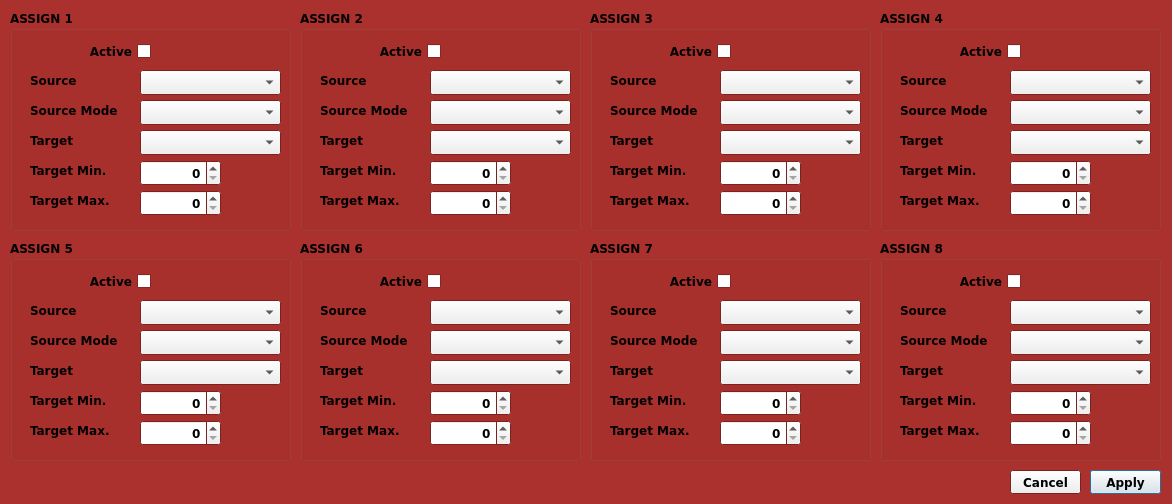
<?xml version="1.0" encoding="UTF-8"?>
<ui version="4.0">
 <class>BossRc500AssignDialog</class>
 <widget class="QDialog" name="BossRc500AssignDialog">
  <property name="geometry">
   <rect>
    <x>0</x>
    <y>0</y>
    <width>1172</width>
    <height>504</height>
   </rect>
  </property>
  <property name="palette">
   <palette>
    <active>
     <colorrole role="Base">
      <brush brushstyle="SolidPattern">
       <color alpha="255">
        <red>255</red>
        <green>255</green>
        <blue>255</blue>
       </color>
      </brush>
     </colorrole>
     <colorrole role="Window">
      <brush brushstyle="SolidPattern">
       <color alpha="255">
        <red>170</red>
        <green>49</green>
        <blue>45</blue>
       </color>
      </brush>
     </colorrole>
    </active>
    <inactive>
     <colorrole role="Base">
      <brush brushstyle="SolidPattern">
       <color alpha="255">
        <red>255</red>
        <green>255</green>
        <blue>255</blue>
       </color>
      </brush>
     </colorrole>
     <colorrole role="Window">
      <brush brushstyle="SolidPattern">
       <color alpha="255">
        <red>170</red>
        <green>49</green>
        <blue>45</blue>
       </color>
      </brush>
     </colorrole>
    </inactive>
    <disabled>
     <colorrole role="Base">
      <brush brushstyle="SolidPattern">
       <color alpha="255">
        <red>170</red>
        <green>49</green>
        <blue>45</blue>
       </color>
      </brush>
     </colorrole>
     <colorrole role="Window">
      <brush brushstyle="SolidPattern">
       <color alpha="255">
        <red>170</red>
        <green>49</green>
        <blue>45</blue>
       </color>
      </brush>
     </colorrole>
    </disabled>
   </palette>
  </property>
  <property name="font">
   <font>
    <family>Bitstream Vera Sans</family>
    <weight>75</weight>
    <bold>true</bold>
   </font>
  </property>
  <property name="windowTitle">
   <string>Dialog</string>
  </property>
  <widget class="QGroupBox" name="gp_Assign1">
   <property name="geometry">
    <rect>
     <x>10</x>
     <y>10</y>
     <width>281</width>
     <height>221</height>
    </rect>
   </property>
   <property name="title">
    <string>ASSIGN 1</string>
   </property>
   <widget class="QCheckBox" name="assign1_Assign">
    <property name="geometry">
     <rect>
      <x>10</x>
      <y>30</y>
      <width>131</width>
      <height>23</height>
     </rect>
    </property>
    <property name="layoutDirection">
     <enum>Qt::RightToLeft</enum>
    </property>
    <property name="text">
     <string>Active</string>
    </property>
   </widget>
   <widget class="QLabel" name="label_assign1_Source">
    <property name="geometry">
     <rect>
      <x>20</x>
      <y>60</y>
      <width>101</width>
      <height>21</height>
     </rect>
    </property>
    <property name="text">
     <string>Source</string>
    </property>
   </widget>
   <widget class="QComboBox" name="assign1_Source">
    <property name="geometry">
     <rect>
      <x>130</x>
      <y>60</y>
      <width>141</width>
      <height>25</height>
     </rect>
    </property>
   </widget>
   <widget class="QComboBox" name="assign1_SourceMode">
    <property name="geometry">
     <rect>
      <x>130</x>
      <y>90</y>
      <width>141</width>
      <height>25</height>
     </rect>
    </property>
   </widget>
   <widget class="QLabel" name="label_assign1_SourceMode">
    <property name="geometry">
     <rect>
      <x>20</x>
      <y>90</y>
      <width>101</width>
      <height>21</height>
     </rect>
    </property>
    <property name="text">
     <string>Source Mode</string>
    </property>
   </widget>
   <widget class="QLabel" name="label_assign1_Target">
    <property name="geometry">
     <rect>
      <x>20</x>
      <y>120</y>
      <width>101</width>
      <height>21</height>
     </rect>
    </property>
    <property name="text">
     <string>Target</string>
    </property>
   </widget>
   <widget class="QComboBox" name="assign1_Target">
    <property name="geometry">
     <rect>
      <x>130</x>
      <y>120</y>
      <width>141</width>
      <height>25</height>
     </rect>
    </property>
   </widget>
   <widget class="QLabel" name="label_assign1_TargetMin">
    <property name="geometry">
     <rect>
      <x>20</x>
      <y>150</y>
      <width>101</width>
      <height>21</height>
     </rect>
    </property>
    <property name="text">
     <string>Target Min.</string>
    </property>
   </widget>
   <widget class="QLabel" name="label_assign1_TargetMax">
    <property name="geometry">
     <rect>
      <x>20</x>
      <y>180</y>
      <width>101</width>
      <height>21</height>
     </rect>
    </property>
    <property name="text">
     <string>Target Max.</string>
    </property>
   </widget>
   <widget class="QSpinBox" name="assign1_TargetMin">
    <property name="geometry">
     <rect>
      <x>130</x>
      <y>150</y>
      <width>81</width>
      <height>26</height>
     </rect>
    </property>
    <property name="alignment">
     <set>Qt::AlignRight|Qt::AlignTrailing|Qt::AlignVCenter</set>
    </property>
   </widget>
   <widget class="QSpinBox" name="assign1_TargetMax">
    <property name="geometry">
     <rect>
      <x>130</x>
      <y>180</y>
      <width>81</width>
      <height>26</height>
     </rect>
    </property>
    <property name="alignment">
     <set>Qt::AlignRight|Qt::AlignTrailing|Qt::AlignVCenter</set>
    </property>
   </widget>
  </widget>
  <widget class="QGroupBox" name="gp_Assign2">
   <property name="geometry">
    <rect>
     <x>300</x>
     <y>10</y>
     <width>281</width>
     <height>221</height>
    </rect>
   </property>
   <property name="title">
    <string>ASSIGN 2</string>
   </property>
   <widget class="QCheckBox" name="assign2_Assign">
    <property name="geometry">
     <rect>
      <x>10</x>
      <y>30</y>
      <width>131</width>
      <height>23</height>
     </rect>
    </property>
    <property name="layoutDirection">
     <enum>Qt::RightToLeft</enum>
    </property>
    <property name="text">
     <string>Active</string>
    </property>
   </widget>
   <widget class="QLabel" name="label_assign2_Source">
    <property name="geometry">
     <rect>
      <x>20</x>
      <y>60</y>
      <width>101</width>
      <height>21</height>
     </rect>
    </property>
    <property name="text">
     <string>Source</string>
    </property>
   </widget>
   <widget class="QComboBox" name="assign2_Source">
    <property name="geometry">
     <rect>
      <x>130</x>
      <y>60</y>
      <width>141</width>
      <height>25</height>
     </rect>
    </property>
   </widget>
   <widget class="QComboBox" name="assign2_SourceMode">
    <property name="geometry">
     <rect>
      <x>130</x>
      <y>90</y>
      <width>141</width>
      <height>25</height>
     </rect>
    </property>
   </widget>
   <widget class="QLabel" name="label_assign2_SourceMode">
    <property name="geometry">
     <rect>
      <x>20</x>
      <y>90</y>
      <width>101</width>
      <height>21</height>
     </rect>
    </property>
    <property name="text">
     <string>Source Mode</string>
    </property>
   </widget>
   <widget class="QLabel" name="label_assign2_Target">
    <property name="geometry">
     <rect>
      <x>20</x>
      <y>120</y>
      <width>101</width>
      <height>21</height>
     </rect>
    </property>
    <property name="text">
     <string>Target</string>
    </property>
   </widget>
   <widget class="QComboBox" name="assign2_Target">
    <property name="geometry">
     <rect>
      <x>130</x>
      <y>120</y>
      <width>141</width>
      <height>25</height>
     </rect>
    </property>
   </widget>
   <widget class="QLabel" name="label_assign2_TargetMin">
    <property name="geometry">
     <rect>
      <x>20</x>
      <y>150</y>
      <width>101</width>
      <height>21</height>
     </rect>
    </property>
    <property name="text">
     <string>Target Min.</string>
    </property>
   </widget>
   <widget class="QLabel" name="label_assign2_TargetMax">
    <property name="geometry">
     <rect>
      <x>20</x>
      <y>180</y>
      <width>101</width>
      <height>21</height>
     </rect>
    </property>
    <property name="text">
     <string>Target Max.</string>
    </property>
   </widget>
   <widget class="QSpinBox" name="assign2_TargetMax">
    <property name="geometry">
     <rect>
      <x>130</x>
      <y>180</y>
      <width>81</width>
      <height>26</height>
     </rect>
    </property>
    <property name="alignment">
     <set>Qt::AlignRight|Qt::AlignTrailing|Qt::AlignVCenter</set>
    </property>
   </widget>
   <widget class="QSpinBox" name="assign2_TargetMin">
    <property name="geometry">
     <rect>
      <x>130</x>
      <y>150</y>
      <width>81</width>
      <height>26</height>
     </rect>
    </property>
    <property name="alignment">
     <set>Qt::AlignRight|Qt::AlignTrailing|Qt::AlignVCenter</set>
    </property>
   </widget>
  </widget>
  <widget class="QGroupBox" name="gp_Assign3">
   <property name="geometry">
    <rect>
     <x>590</x>
     <y>10</y>
     <width>281</width>
     <height>221</height>
    </rect>
   </property>
   <property name="title">
    <string>ASSIGN 3</string>
   </property>
   <widget class="QCheckBox" name="assign3_Assign">
    <property name="geometry">
     <rect>
      <x>10</x>
      <y>30</y>
      <width>131</width>
      <height>23</height>
     </rect>
    </property>
    <property name="layoutDirection">
     <enum>Qt::RightToLeft</enum>
    </property>
    <property name="text">
     <string>Active</string>
    </property>
   </widget>
   <widget class="QLabel" name="label_assign3_Source">
    <property name="geometry">
     <rect>
      <x>20</x>
      <y>60</y>
      <width>101</width>
      <height>21</height>
     </rect>
    </property>
    <property name="text">
     <string>Source</string>
    </property>
   </widget>
   <widget class="QComboBox" name="assign3_Source">
    <property name="geometry">
     <rect>
      <x>130</x>
      <y>60</y>
      <width>141</width>
      <height>25</height>
     </rect>
    </property>
   </widget>
   <widget class="QComboBox" name="assign3_SourceMode">
    <property name="geometry">
     <rect>
      <x>130</x>
      <y>90</y>
      <width>141</width>
      <height>25</height>
     </rect>
    </property>
   </widget>
   <widget class="QLabel" name="label_assign3_SourceMode">
    <property name="geometry">
     <rect>
      <x>20</x>
      <y>90</y>
      <width>101</width>
      <height>21</height>
     </rect>
    </property>
    <property name="text">
     <string>Source Mode</string>
    </property>
   </widget>
   <widget class="QLabel" name="label_assign3_Target">
    <property name="geometry">
     <rect>
      <x>20</x>
      <y>120</y>
      <width>101</width>
      <height>21</height>
     </rect>
    </property>
    <property name="text">
     <string>Target</string>
    </property>
   </widget>
   <widget class="QComboBox" name="assign3_Target">
    <property name="geometry">
     <rect>
      <x>130</x>
      <y>120</y>
      <width>141</width>
      <height>25</height>
     </rect>
    </property>
   </widget>
   <widget class="QLabel" name="label_assign3_TargetMin">
    <property name="geometry">
     <rect>
      <x>20</x>
      <y>150</y>
      <width>101</width>
      <height>21</height>
     </rect>
    </property>
    <property name="text">
     <string>Target Min.</string>
    </property>
   </widget>
   <widget class="QLabel" name="label_assign3_TargetMax">
    <property name="geometry">
     <rect>
      <x>20</x>
      <y>180</y>
      <width>101</width>
      <height>21</height>
     </rect>
    </property>
    <property name="text">
     <string>Target Max.</string>
    </property>
   </widget>
   <widget class="QSpinBox" name="assign3_TargetMax">
    <property name="geometry">
     <rect>
      <x>130</x>
      <y>180</y>
      <width>81</width>
      <height>26</height>
     </rect>
    </property>
    <property name="alignment">
     <set>Qt::AlignRight|Qt::AlignTrailing|Qt::AlignVCenter</set>
    </property>
   </widget>
   <widget class="QSpinBox" name="assign3_TargetMin">
    <property name="geometry">
     <rect>
      <x>130</x>
      <y>150</y>
      <width>81</width>
      <height>26</height>
     </rect>
    </property>
    <property name="alignment">
     <set>Qt::AlignRight|Qt::AlignTrailing|Qt::AlignVCenter</set>
    </property>
   </widget>
  </widget>
  <widget class="QGroupBox" name="gp_Assign4">
   <property name="geometry">
    <rect>
     <x>880</x>
     <y>10</y>
     <width>281</width>
     <height>221</height>
    </rect>
   </property>
   <property name="title">
    <string>ASSIGN 4</string>
   </property>
   <widget class="QCheckBox" name="assign4_Assign">
    <property name="geometry">
     <rect>
      <x>10</x>
      <y>30</y>
      <width>131</width>
      <height>23</height>
     </rect>
    </property>
    <property name="layoutDirection">
     <enum>Qt::RightToLeft</enum>
    </property>
    <property name="text">
     <string>Active</string>
    </property>
   </widget>
   <widget class="QLabel" name="label_assign4_Source">
    <property name="geometry">
     <rect>
      <x>20</x>
      <y>60</y>
      <width>101</width>
      <height>21</height>
     </rect>
    </property>
    <property name="text">
     <string>Source</string>
    </property>
   </widget>
   <widget class="QComboBox" name="assign4_Source">
    <property name="geometry">
     <rect>
      <x>130</x>
      <y>60</y>
      <width>141</width>
      <height>25</height>
     </rect>
    </property>
   </widget>
   <widget class="QComboBox" name="assign4_SourceMode">
    <property name="geometry">
     <rect>
      <x>130</x>
      <y>90</y>
      <width>141</width>
      <height>25</height>
     </rect>
    </property>
   </widget>
   <widget class="QLabel" name="label_assign4_SourceMode">
    <property name="geometry">
     <rect>
      <x>20</x>
      <y>90</y>
      <width>101</width>
      <height>21</height>
     </rect>
    </property>
    <property name="text">
     <string>Source Mode</string>
    </property>
   </widget>
   <widget class="QLabel" name="label_assign4_Target">
    <property name="geometry">
     <rect>
      <x>20</x>
      <y>120</y>
      <width>101</width>
      <height>21</height>
     </rect>
    </property>
    <property name="text">
     <string>Target</string>
    </property>
   </widget>
   <widget class="QComboBox" name="assign4_Target">
    <property name="geometry">
     <rect>
      <x>130</x>
      <y>120</y>
      <width>141</width>
      <height>25</height>
     </rect>
    </property>
   </widget>
   <widget class="QLabel" name="label_assign4_TargetMin">
    <property name="geometry">
     <rect>
      <x>20</x>
      <y>150</y>
      <width>101</width>
      <height>21</height>
     </rect>
    </property>
    <property name="text">
     <string>Target Min.</string>
    </property>
   </widget>
   <widget class="QLabel" name="label_assign4_TargetMax">
    <property name="geometry">
     <rect>
      <x>20</x>
      <y>180</y>
      <width>101</width>
      <height>21</height>
     </rect>
    </property>
    <property name="text">
     <string>Target Max.</string>
    </property>
   </widget>
   <widget class="QSpinBox" name="assign4_TargetMax">
    <property name="geometry">
     <rect>
      <x>130</x>
      <y>180</y>
      <width>81</width>
      <height>26</height>
     </rect>
    </property>
    <property name="alignment">
     <set>Qt::AlignRight|Qt::AlignTrailing|Qt::AlignVCenter</set>
    </property>
   </widget>
   <widget class="QSpinBox" name="assign4_TargetMin">
    <property name="geometry">
     <rect>
      <x>130</x>
      <y>150</y>
      <width>81</width>
      <height>26</height>
     </rect>
    </property>
    <property name="alignment">
     <set>Qt::AlignRight|Qt::AlignTrailing|Qt::AlignVCenter</set>
    </property>
   </widget>
  </widget>
  <widget class="QGroupBox" name="gp_Assign5">
   <property name="geometry">
    <rect>
     <x>10</x>
     <y>240</y>
     <width>281</width>
     <height>221</height>
    </rect>
   </property>
   <property name="title">
    <string>ASSIGN 5</string>
   </property>
   <widget class="QCheckBox" name="assign5_Assign">
    <property name="geometry">
     <rect>
      <x>10</x>
      <y>30</y>
      <width>131</width>
      <height>23</height>
     </rect>
    </property>
    <property name="layoutDirection">
     <enum>Qt::RightToLeft</enum>
    </property>
    <property name="text">
     <string>Active</string>
    </property>
   </widget>
   <widget class="QLabel" name="label_assign5_Source">
    <property name="geometry">
     <rect>
      <x>20</x>
      <y>60</y>
      <width>101</width>
      <height>21</height>
     </rect>
    </property>
    <property name="text">
     <string>Source</string>
    </property>
   </widget>
   <widget class="QComboBox" name="assign5_Source">
    <property name="geometry">
     <rect>
      <x>130</x>
      <y>60</y>
      <width>141</width>
      <height>25</height>
     </rect>
    </property>
   </widget>
   <widget class="QComboBox" name="assign5_SourceMode">
    <property name="geometry">
     <rect>
      <x>130</x>
      <y>90</y>
      <width>141</width>
      <height>25</height>
     </rect>
    </property>
   </widget>
   <widget class="QLabel" name="label_assign5_SourceMode">
    <property name="geometry">
     <rect>
      <x>20</x>
      <y>90</y>
      <width>101</width>
      <height>21</height>
     </rect>
    </property>
    <property name="text">
     <string>Source Mode</string>
    </property>
   </widget>
   <widget class="QLabel" name="label_assign5_Target">
    <property name="geometry">
     <rect>
      <x>20</x>
      <y>120</y>
      <width>101</width>
      <height>21</height>
     </rect>
    </property>
    <property name="text">
     <string>Target</string>
    </property>
   </widget>
   <widget class="QComboBox" name="assign5_Target">
    <property name="geometry">
     <rect>
      <x>130</x>
      <y>120</y>
      <width>141</width>
      <height>25</height>
     </rect>
    </property>
   </widget>
   <widget class="QLabel" name="label_assign5_TargetMin">
    <property name="geometry">
     <rect>
      <x>20</x>
      <y>150</y>
      <width>101</width>
      <height>21</height>
     </rect>
    </property>
    <property name="text">
     <string>Target Min.</string>
    </property>
   </widget>
   <widget class="QLabel" name="label_assign5_TargetMax">
    <property name="geometry">
     <rect>
      <x>20</x>
      <y>180</y>
      <width>101</width>
      <height>21</height>
     </rect>
    </property>
    <property name="text">
     <string>Target Max.</string>
    </property>
   </widget>
   <widget class="QSpinBox" name="assign5_TargetMax">
    <property name="geometry">
     <rect>
      <x>130</x>
      <y>180</y>
      <width>81</width>
      <height>26</height>
     </rect>
    </property>
    <property name="alignment">
     <set>Qt::AlignRight|Qt::AlignTrailing|Qt::AlignVCenter</set>
    </property>
   </widget>
   <widget class="QSpinBox" name="assign5_TargetMin">
    <property name="geometry">
     <rect>
      <x>130</x>
      <y>150</y>
      <width>81</width>
      <height>26</height>
     </rect>
    </property>
    <property name="alignment">
     <set>Qt::AlignRight|Qt::AlignTrailing|Qt::AlignVCenter</set>
    </property>
   </widget>
  </widget>
  <widget class="QGroupBox" name="gp_Assign6">
   <property name="geometry">
    <rect>
     <x>300</x>
     <y>240</y>
     <width>281</width>
     <height>221</height>
    </rect>
   </property>
   <property name="title">
    <string>ASSIGN 6</string>
   </property>
   <widget class="QCheckBox" name="assign6_Assign">
    <property name="geometry">
     <rect>
      <x>10</x>
      <y>30</y>
      <width>131</width>
      <height>23</height>
     </rect>
    </property>
    <property name="layoutDirection">
     <enum>Qt::RightToLeft</enum>
    </property>
    <property name="text">
     <string>Active</string>
    </property>
   </widget>
   <widget class="QLabel" name="label_assign6_Source">
    <property name="geometry">
     <rect>
      <x>20</x>
      <y>60</y>
      <width>101</width>
      <height>21</height>
     </rect>
    </property>
    <property name="text">
     <string>Source</string>
    </property>
   </widget>
   <widget class="QComboBox" name="assign6_Source">
    <property name="geometry">
     <rect>
      <x>130</x>
      <y>60</y>
      <width>141</width>
      <height>25</height>
     </rect>
    </property>
   </widget>
   <widget class="QComboBox" name="assign6_SourceMode">
    <property name="geometry">
     <rect>
      <x>130</x>
      <y>90</y>
      <width>141</width>
      <height>25</height>
     </rect>
    </property>
   </widget>
   <widget class="QLabel" name="label_assign6_SourceMode">
    <property name="geometry">
     <rect>
      <x>20</x>
      <y>90</y>
      <width>101</width>
      <height>21</height>
     </rect>
    </property>
    <property name="text">
     <string>Source Mode</string>
    </property>
   </widget>
   <widget class="QLabel" name="label_assign6_Target">
    <property name="geometry">
     <rect>
      <x>20</x>
      <y>120</y>
      <width>101</width>
      <height>21</height>
     </rect>
    </property>
    <property name="text">
     <string>Target</string>
    </property>
   </widget>
   <widget class="QComboBox" name="assign6_Target">
    <property name="geometry">
     <rect>
      <x>130</x>
      <y>120</y>
      <width>141</width>
      <height>25</height>
     </rect>
    </property>
   </widget>
   <widget class="QLabel" name="label_assign6_TargetMin">
    <property name="geometry">
     <rect>
      <x>20</x>
      <y>150</y>
      <width>101</width>
      <height>21</height>
     </rect>
    </property>
    <property name="text">
     <string>Target Min.</string>
    </property>
   </widget>
   <widget class="QLabel" name="label_assign6_TargetMax">
    <property name="geometry">
     <rect>
      <x>20</x>
      <y>180</y>
      <width>101</width>
      <height>21</height>
     </rect>
    </property>
    <property name="text">
     <string>Target Max.</string>
    </property>
   </widget>
   <widget class="QSpinBox" name="assign6_TargetMax">
    <property name="geometry">
     <rect>
      <x>130</x>
      <y>180</y>
      <width>81</width>
      <height>26</height>
     </rect>
    </property>
    <property name="alignment">
     <set>Qt::AlignRight|Qt::AlignTrailing|Qt::AlignVCenter</set>
    </property>
   </widget>
   <widget class="QSpinBox" name="assign6_TargetMin">
    <property name="geometry">
     <rect>
      <x>130</x>
      <y>150</y>
      <width>81</width>
      <height>26</height>
     </rect>
    </property>
    <property name="alignment">
     <set>Qt::AlignRight|Qt::AlignTrailing|Qt::AlignVCenter</set>
    </property>
   </widget>
  </widget>
  <widget class="QGroupBox" name="gp_Assign7">
   <property name="geometry">
    <rect>
     <x>590</x>
     <y>240</y>
     <width>281</width>
     <height>221</height>
    </rect>
   </property>
   <property name="title">
    <string>ASSIGN 7</string>
   </property>
   <widget class="QCheckBox" name="assign7_Assign">
    <property name="geometry">
     <rect>
      <x>10</x>
      <y>30</y>
      <width>131</width>
      <height>23</height>
     </rect>
    </property>
    <property name="layoutDirection">
     <enum>Qt::RightToLeft</enum>
    </property>
    <property name="text">
     <string>Active</string>
    </property>
   </widget>
   <widget class="QLabel" name="label_assign7_Source">
    <property name="geometry">
     <rect>
      <x>20</x>
      <y>60</y>
      <width>101</width>
      <height>21</height>
     </rect>
    </property>
    <property name="text">
     <string>Source</string>
    </property>
   </widget>
   <widget class="QComboBox" name="assign7_Source">
    <property name="geometry">
     <rect>
      <x>130</x>
      <y>60</y>
      <width>141</width>
      <height>25</height>
     </rect>
    </property>
   </widget>
   <widget class="QComboBox" name="assign7_SourceMode">
    <property name="geometry">
     <rect>
      <x>130</x>
      <y>90</y>
      <width>141</width>
      <height>25</height>
     </rect>
    </property>
   </widget>
   <widget class="QLabel" name="label_assign7_SourceMode">
    <property name="geometry">
     <rect>
      <x>20</x>
      <y>90</y>
      <width>101</width>
      <height>21</height>
     </rect>
    </property>
    <property name="text">
     <string>Source Mode</string>
    </property>
   </widget>
   <widget class="QLabel" name="label_assign7_Target">
    <property name="geometry">
     <rect>
      <x>20</x>
      <y>120</y>
      <width>101</width>
      <height>21</height>
     </rect>
    </property>
    <property name="text">
     <string>Target</string>
    </property>
   </widget>
   <widget class="QComboBox" name="assign7_Target">
    <property name="geometry">
     <rect>
      <x>130</x>
      <y>120</y>
      <width>141</width>
      <height>25</height>
     </rect>
    </property>
   </widget>
   <widget class="QLabel" name="label_assign7_TargetMin">
    <property name="geometry">
     <rect>
      <x>20</x>
      <y>150</y>
      <width>101</width>
      <height>21</height>
     </rect>
    </property>
    <property name="text">
     <string>Target Min.</string>
    </property>
   </widget>
   <widget class="QLabel" name="label_assign7_TargetMax">
    <property name="geometry">
     <rect>
      <x>20</x>
      <y>180</y>
      <width>101</width>
      <height>21</height>
     </rect>
    </property>
    <property name="text">
     <string>Target Max.</string>
    </property>
   </widget>
   <widget class="QSpinBox" name="assign7_TargetMax">
    <property name="geometry">
     <rect>
      <x>130</x>
      <y>180</y>
      <width>81</width>
      <height>26</height>
     </rect>
    </property>
    <property name="alignment">
     <set>Qt::AlignRight|Qt::AlignTrailing|Qt::AlignVCenter</set>
    </property>
   </widget>
   <widget class="QSpinBox" name="assign7_TargetMin">
    <property name="geometry">
     <rect>
      <x>130</x>
      <y>150</y>
      <width>81</width>
      <height>26</height>
     </rect>
    </property>
    <property name="alignment">
     <set>Qt::AlignRight|Qt::AlignTrailing|Qt::AlignVCenter</set>
    </property>
   </widget>
  </widget>
  <widget class="QGroupBox" name="gp_Assign8">
   <property name="geometry">
    <rect>
     <x>880</x>
     <y>240</y>
     <width>281</width>
     <height>221</height>
    </rect>
   </property>
   <property name="title">
    <string>ASSIGN 8</string>
   </property>
   <widget class="QCheckBox" name="assign8_Assign">
    <property name="geometry">
     <rect>
      <x>10</x>
      <y>30</y>
      <width>131</width>
      <height>23</height>
     </rect>
    </property>
    <property name="layoutDirection">
     <enum>Qt::RightToLeft</enum>
    </property>
    <property name="text">
     <string>Active</string>
    </property>
   </widget>
   <widget class="QLabel" name="label_assign8_Source">
    <property name="geometry">
     <rect>
      <x>20</x>
      <y>60</y>
      <width>101</width>
      <height>21</height>
     </rect>
    </property>
    <property name="text">
     <string>Source</string>
    </property>
   </widget>
   <widget class="QComboBox" name="assign8_Source">
    <property name="geometry">
     <rect>
      <x>130</x>
      <y>60</y>
      <width>141</width>
      <height>25</height>
     </rect>
    </property>
   </widget>
   <widget class="QComboBox" name="assign8_SourceMode">
    <property name="geometry">
     <rect>
      <x>130</x>
      <y>90</y>
      <width>141</width>
      <height>25</height>
     </rect>
    </property>
   </widget>
   <widget class="QLabel" name="label_assign8_SourceMode">
    <property name="geometry">
     <rect>
      <x>20</x>
      <y>90</y>
      <width>101</width>
      <height>21</height>
     </rect>
    </property>
    <property name="text">
     <string>Source Mode</string>
    </property>
   </widget>
   <widget class="QLabel" name="label_assign8_Target">
    <property name="geometry">
     <rect>
      <x>20</x>
      <y>120</y>
      <width>101</width>
      <height>21</height>
     </rect>
    </property>
    <property name="text">
     <string>Target</string>
    </property>
   </widget>
   <widget class="QComboBox" name="assign8_Target">
    <property name="geometry">
     <rect>
      <x>130</x>
      <y>120</y>
      <width>141</width>
      <height>25</height>
     </rect>
    </property>
   </widget>
   <widget class="QLabel" name="label_assign8_TargetMin">
    <property name="geometry">
     <rect>
      <x>20</x>
      <y>150</y>
      <width>101</width>
      <height>21</height>
     </rect>
    </property>
    <property name="text">
     <string>Target Min.</string>
    </property>
   </widget>
   <widget class="QLabel" name="label_assign8_TargetMax">
    <property name="geometry">
     <rect>
      <x>20</x>
      <y>180</y>
      <width>101</width>
      <height>21</height>
     </rect>
    </property>
    <property name="text">
     <string>Target Max.</string>
    </property>
   </widget>
   <widget class="QSpinBox" name="assign8_TargetMax">
    <property name="geometry">
     <rect>
      <x>130</x>
      <y>180</y>
      <width>81</width>
      <height>26</height>
     </rect>
    </property>
    <property name="alignment">
     <set>Qt::AlignRight|Qt::AlignTrailing|Qt::AlignVCenter</set>
    </property>
   </widget>
   <widget class="QSpinBox" name="assign8_TargetMin">
    <property name="geometry">
     <rect>
      <x>130</x>
      <y>150</y>
      <width>81</width>
      <height>26</height>
     </rect>
    </property>
    <property name="alignment">
     <set>Qt::AlignRight|Qt::AlignTrailing|Qt::AlignVCenter</set>
    </property>
   </widget>
  </widget>
  <widget class="QPushButton" name="button_Apply">
   <property name="geometry">
    <rect>
     <x>1090</x>
     <y>470</y>
     <width>71</width>
     <height>24</height>
    </rect>
   </property>
   <property name="text">
    <string>Apply</string>
   </property>
  </widget>
  <widget class="QPushButton" name="button_Cancel">
   <property name="geometry">
    <rect>
     <x>1010</x>
     <y>470</y>
     <width>71</width>
     <height>24</height>
    </rect>
   </property>
   <property name="text">
    <string>Cancel</string>
   </property>
  </widget>
 </widget>
 <layoutdefault spacing="5" margin="8"/>
 <tabstops>
  <tabstop>assign1_Assign</tabstop>
  <tabstop>assign1_Source</tabstop>
  <tabstop>assign1_SourceMode</tabstop>
  <tabstop>assign1_Target</tabstop>
  <tabstop>assign1_TargetMin</tabstop>
  <tabstop>assign1_TargetMax</tabstop>
  <tabstop>assign2_Assign</tabstop>
  <tabstop>assign2_Source</tabstop>
  <tabstop>assign2_SourceMode</tabstop>
  <tabstop>assign2_Target</tabstop>
  <tabstop>assign2_TargetMin</tabstop>
  <tabstop>assign2_TargetMax</tabstop>
  <tabstop>assign3_Assign</tabstop>
  <tabstop>assign3_Source</tabstop>
  <tabstop>assign3_SourceMode</tabstop>
  <tabstop>assign3_Target</tabstop>
  <tabstop>assign3_TargetMin</tabstop>
  <tabstop>assign3_TargetMax</tabstop>
  <tabstop>assign4_Assign</tabstop>
  <tabstop>assign4_Source</tabstop>
  <tabstop>assign4_SourceMode</tabstop>
  <tabstop>assign4_Target</tabstop>
  <tabstop>assign4_TargetMin</tabstop>
  <tabstop>assign4_TargetMax</tabstop>
  <tabstop>assign5_Assign</tabstop>
  <tabstop>assign5_Source</tabstop>
  <tabstop>assign5_SourceMode</tabstop>
  <tabstop>assign5_Target</tabstop>
  <tabstop>assign5_TargetMin</tabstop>
  <tabstop>assign5_TargetMax</tabstop>
  <tabstop>assign6_Assign</tabstop>
  <tabstop>assign6_Source</tabstop>
  <tabstop>assign6_SourceMode</tabstop>
  <tabstop>assign6_Target</tabstop>
  <tabstop>assign6_TargetMin</tabstop>
  <tabstop>assign6_TargetMax</tabstop>
  <tabstop>assign7_Assign</tabstop>
  <tabstop>assign7_Source</tabstop>
  <tabstop>assign7_SourceMode</tabstop>
  <tabstop>assign7_Target</tabstop>
  <tabstop>assign7_TargetMin</tabstop>
  <tabstop>assign7_TargetMax</tabstop>
  <tabstop>assign8_Assign</tabstop>
  <tabstop>assign8_Source</tabstop>
  <tabstop>assign8_SourceMode</tabstop>
  <tabstop>assign8_Target</tabstop>
  <tabstop>assign8_TargetMin</tabstop>
  <tabstop>assign8_TargetMax</tabstop>
  <tabstop>button_Cancel</tabstop>
  <tabstop>button_Apply</tabstop>
 </tabstops>
 <resources/>
 <connections/>
 <designerdata>
  <property name="gridDeltaX">
   <number>10</number>
  </property>
  <property name="gridDeltaY">
   <number>10</number>
  </property>
  <property name="gridSnapX">
   <bool>true</bool>
  </property>
  <property name="gridSnapY">
   <bool>true</bool>
  </property>
  <property name="gridVisible">
   <bool>false</bool>
  </property>
 </designerdata>
</ui>
